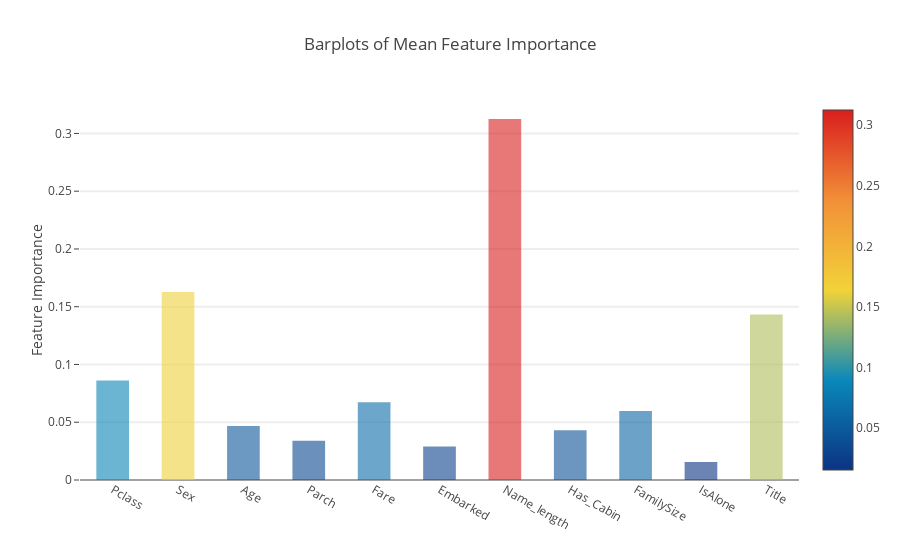

The cell this chart's notebook holds for it:
### Code cell
y = feature_dataframe['mean'].values
x = feature_dataframe['features'].values
data = [go.Bar(x=x,
              y=y,
              width=0.5,
              marker=dict(color=y,
                          colorscale='Portland',
                          showscale=True,
                          reversescale=False),
               opacity=0.6)]

layout = go.Layout(autosize=True,
                  title='Barplots of Mean Feature Importance',
                  hovermode='closest',
                  yaxis=dict(title='Feature Importance',
                            ticklen=5,
                            gridwidth=2),
                  showlegend=False)

fig = go.Figure(data=data, layout=layout)
py.iplot(fig, filename='bar-direct-labels')

### Figure 1 — Plotly figure (JSON) as saved in the notebook; plotly's stock layout.template omitted (floating-point values rounded to 4 significant figures)
{"data": [{"marker": {"color": [0.08615, 0.1628, 0.04671, 0.03398, 0.06726, 0.02907, 0.3125, 0.04306, 0.05965, 0.01555, 0.1432], "colorscale": "Portland", "reversescale": false, "showscale": true}, "opacity": 0.6, "type": "bar", "uid": "46645a71-3c80-48a7-81ef-71642dceff68", "width": 0.5, "x": ["Pclass", "Sex", "Age", "Parch", "Fare", "Embarked", "Name_length", "Has_Cabin", "FamilySize", "IsAlone", "Title"], "y": [0.08615, 0.1628, 0.04671, 0.03398, 0.06726, 0.02907, 0.3125, 0.04306, 0.05965, 0.01555, 0.1432]}], "layout": {"autosize": true, "hovermode": "closest", "showlegend": false, "title": {"text": "Barplots of Mean Feature Importance"}, "yaxis": {"gridwidth": 2, "ticklen": 5, "title": {"text": "Feature Importance"}}}}
